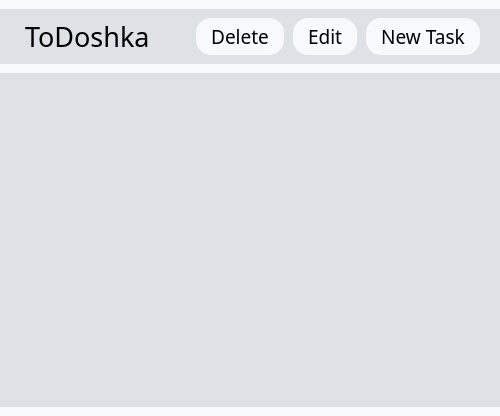
<?xml version="1.0" encoding="UTF-8"?>
<ui version="4.0">
 <class>MainWindow</class>
 <widget class="QMainWindow" name="MainWindow">
  <property name="geometry">
   <rect>
    <x>0</x>
    <y>0</y>
    <width>500</width>
    <height>416</height>
   </rect>
  </property>
  <property name="font">
   <font>
    <family>Segoe UI Light</family>
    <pointsize>12</pointsize>
   </font>
  </property>
  <property name="windowTitle">
   <string>ToDoshka</string>
  </property>
  <property name="styleSheet">
   <string notr="true">* {
border: none;
background-color: transparent;
background: transparent;
padding: 0;
margin: 0;
}

#centralwidget {
background-color: #F8F9FA;
}

QPushButton {
border-radius: 15px;
padding: 5px 15px;
background-color:  #F8F9FA;
}

QPushButton:hover {
background-color:  #E9ECEF;
}

QPushButton:pressed {
background-color:  #DEE2E6;
}
#header, #mainBody {
background-color: #DEE2E6;
}

#title {
background: transparent;
color: #000000;
}

QTableView {
background-color: #DEE2E6;
}

QTableView::section {
background-color: #CED4DA;
height: 50px;
color: white;
font-size: 12px;
}

QTableView::item {
background-color: #CED4DA;
boarder-style: none;
}

QTableView::item:selected {
color: #FFF;
background-color: #ADB5BD;
boarder: none;
}</string>
  </property>
  <widget class="QWidget" name="centralwidget">
   <property name="minimumSize">
    <size>
     <width>500</width>
     <height>300</height>
    </size>
   </property>
   <layout class="QVBoxLayout" name="verticalLayout">
    <property name="spacing">
     <number>9</number>
    </property>
    <property name="leftMargin">
     <number>0</number>
    </property>
    <property name="topMargin">
     <number>9</number>
    </property>
    <property name="rightMargin">
     <number>0</number>
    </property>
    <item alignment="Qt::AlignTop">
     <widget class="QWidget" name="header" native="true">
      <property name="sizePolicy">
       <sizepolicy hsizetype="Expanding" vsizetype="Expanding">
        <horstretch>0</horstretch>
        <verstretch>0</verstretch>
       </sizepolicy>
      </property>
      <property name="minimumSize">
       <size>
        <width>0</width>
        <height>0</height>
       </size>
      </property>
      <layout class="QHBoxLayout" name="horizontalLayout">
       <property name="spacing">
        <number>0</number>
       </property>
       <property name="sizeConstraint">
        <enum>QLayout::SetDefaultConstraint</enum>
       </property>
       <property name="leftMargin">
        <number>25</number>
       </property>
       <property name="topMargin">
        <number>9</number>
       </property>
       <property name="rightMargin">
        <number>20</number>
       </property>
       <property name="bottomMargin">
        <number>9</number>
       </property>
       <item>
        <widget class="QLabel" name="title">
         <property name="font">
          <font>
           <family>Segoe UI Semilight</family>
           <pointsize>20</pointsize>
          </font>
         </property>
         <property name="text">
          <string>ToDoshka</string>
         </property>
        </widget>
       </item>
       <item alignment="Qt::AlignRight">
        <widget class="QWidget" name="widget" native="true">
         <layout class="QHBoxLayout" name="horizontalLayout_2">
          <property name="spacing">
           <number>9</number>
          </property>
          <property name="leftMargin">
           <number>0</number>
          </property>
          <property name="topMargin">
           <number>0</number>
          </property>
          <property name="rightMargin">
           <number>0</number>
          </property>
          <property name="bottomMargin">
           <number>0</number>
          </property>
          <item>
           <widget class="QPushButton" name="deleteBtn">
            <property name="font">
             <font>
              <family>Segoe UI Semilight</family>
              <pointsize>14</pointsize>
             </font>
            </property>
            <property name="cursor">
             <cursorShape>PointingHandCursor</cursorShape>
            </property>
            <property name="text">
             <string>Delete</string>
            </property>
            <property name="iconSize">
             <size>
              <width>25</width>
              <height>25</height>
             </size>
            </property>
            <property name="autoDefault">
             <bool>false</bool>
            </property>
           </widget>
          </item>
          <item>
           <widget class="QPushButton" name="editBtn">
            <property name="sizePolicy">
             <sizepolicy hsizetype="Expanding" vsizetype="Expanding">
              <horstretch>0</horstretch>
              <verstretch>0</verstretch>
             </sizepolicy>
            </property>
            <property name="font">
             <font>
              <family>Segoe UI Semilight</family>
              <pointsize>14</pointsize>
             </font>
            </property>
            <property name="cursor">
             <cursorShape>PointingHandCursor</cursorShape>
            </property>
            <property name="text">
             <string>Edit</string>
            </property>
            <property name="iconSize">
             <size>
              <width>25</width>
              <height>25</height>
             </size>
            </property>
            <property name="autoDefault">
             <bool>false</bool>
            </property>
           </widget>
          </item>
          <item>
           <widget class="QPushButton" name="newTaskBtn">
            <property name="font">
             <font>
              <family>Segoe UI Semilight</family>
              <pointsize>14</pointsize>
             </font>
            </property>
            <property name="cursor">
             <cursorShape>PointingHandCursor</cursorShape>
            </property>
            <property name="text">
             <string>New Task</string>
            </property>
            <property name="iconSize">
             <size>
              <width>25</width>
              <height>25</height>
             </size>
            </property>
            <property name="autoDefault">
             <bool>false</bool>
            </property>
           </widget>
          </item>
         </layout>
        </widget>
       </item>
      </layout>
     </widget>
    </item>
    <item>
     <widget class="QWidget" name="mainBody" native="true">
      <property name="sizePolicy">
       <sizepolicy hsizetype="Preferred" vsizetype="Expanding">
        <horstretch>0</horstretch>
        <verstretch>0</verstretch>
       </sizepolicy>
      </property>
      <layout class="QVBoxLayout" name="verticalLayout_2">
       <item>
        <widget class="QTableView" name="tableView">
         <property name="minimumSize">
          <size>
           <width>0</width>
           <height>0</height>
          </size>
         </property>
         <property name="verticalScrollBarPolicy">
          <enum>Qt::ScrollBarAlwaysOff</enum>
         </property>
         <property name="horizontalScrollBarPolicy">
          <enum>Qt::ScrollBarAlwaysOff</enum>
         </property>
         <property name="showGrid">
          <bool>false</bool>
         </property>
         <attribute name="horizontalHeaderDefaultSectionSize">
          <number>80</number>
         </attribute>
         <attribute name="horizontalHeaderHighlightSections">
          <bool>true</bool>
         </attribute>
         <attribute name="horizontalHeaderMinimumSectionSize">
          <number>100</number>
         </attribute>
         <attribute name="horizontalHeaderShowSortIndicator" stdset="0">
          <bool>false</bool>
         </attribute>
         <attribute name="horizontalHeaderStretchLastSection">
          <bool>true</bool>
         </attribute>
         <attribute name="verticalHeaderVisible">
          <bool>false</bool>
         </attribute>
         <attribute name="verticalHeaderCascadingSectionResizes">
          <bool>true</bool>
         </attribute>
         <attribute name="verticalHeaderDefaultSectionSize">
          <number>0</number>
         </attribute>
         <attribute name="verticalHeaderHighlightSections">
          <bool>false</bool>
         </attribute>
         <attribute name="verticalHeaderShowSortIndicator" stdset="0">
          <bool>false</bool>
         </attribute>
        </widget>
       </item>
      </layout>
     </widget>
    </item>
   </layout>
  </widget>
 </widget>
 <resources/>
 <connections/>
</ui>
